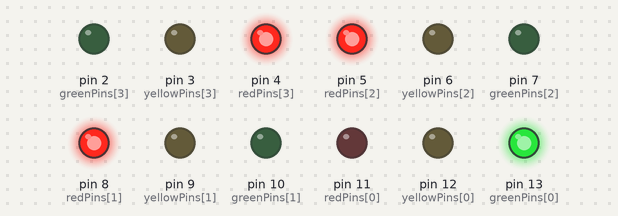
Recording of a sketch running on a simulated Arduino Uno, built with avr-gcc and run on an emulated ATmega328P. Shown: output pins drawn as LEDs (lit = HIGH).

Above: at 0.1 s.
At 6.1 s:
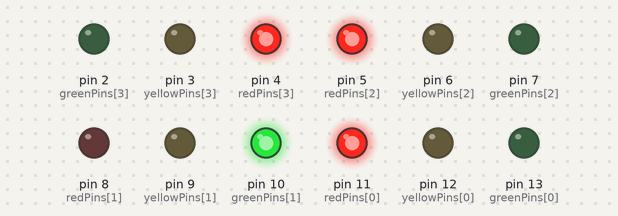
At 9.1 s:
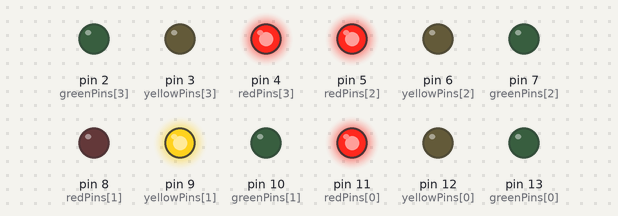
At 18.1 s:
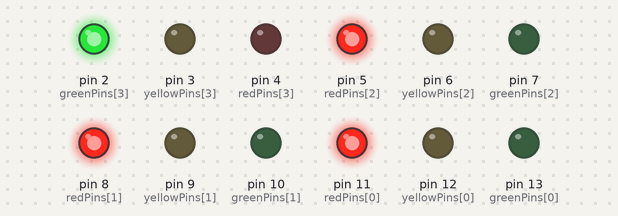
At 27.1 s:
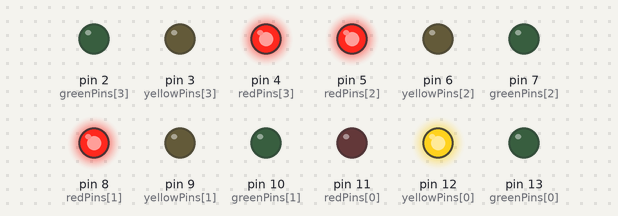
At 36.1 s:
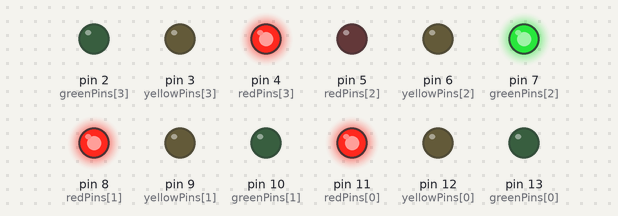
Timing chart, 0 to 40.0 s (numbered marks = the images above):
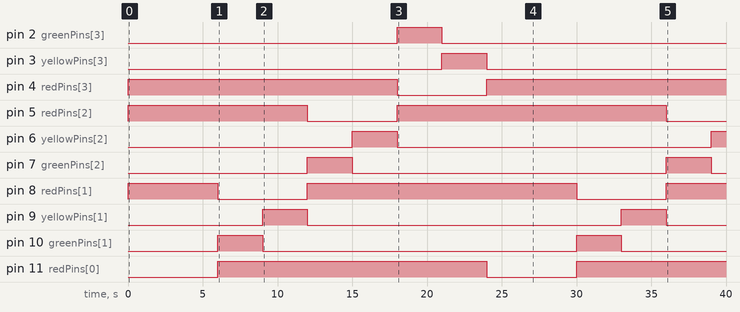

Measured:
- by itself, pin 2 (greenPins[3]): LOW → HIGH at 18.0 s, → LOW 3.0 s later
- by itself, pin 3 (yellowPins[3]): LOW → HIGH at 21.0 s, → LOW 3.0 s later
- by itself, pin 4 (redPins[3]): LOW → HIGH at 0.00 s, → LOW 18.0 s later, → HIGH 6.0 s later
- by itself, pin 5 (redPins[2]): LOW → HIGH at 0.00 s, → LOW 12.0 s later, → HIGH 6.0 s later, → LOW 18.0 s later
- by itself, pin 6 (yellowPins[2]): LOW → HIGH at 15.0 s, → LOW 3.0 s later, → HIGH 21.0 s later
- by itself, pin 8 (redPins[1]): goes HIGH 6.0 s, LOW 6.0 s, HIGH 18.0 s, LOW 6.0 s, then HIGH
- by itself, pin 11 (redPins[0]): LOW → HIGH at 6.0 s, → LOW 18.0 s later, → HIGH 6.0 s later
- by itself, pin 7 (greenPins[2]), pin 9 (yellowPins[1]), pin 10 (greenPins[1]), pin 12 (yellowPins[0]), pin 13 (greenPins[0]): alternates HIGH for 3.0 s and LOW for 21.0 s

The sketch:

part-2.hex.ino
```cpp
int redPins[]    = {11, 8, 5, 4};
int yellowPins[] = {12, 9, 6, 3};
int greenPins[]  = {13, 10, 7, 2};

void setup() {
  for (int i = 0; i < 4; i++) {
    pinMode(redPins[i], OUTPUT);
    pinMode(yellowPins[i], OUTPUT);
    pinMode(greenPins[i], OUTPUT);
  }
}

void allRed() {
  for (int i = 0; i < 4; i++) {
    digitalWrite(redPins[i], HIGH);
    digitalWrite(yellowPins[i], LOW);
    digitalWrite(greenPins[i], LOW);
  }
}

void greenPhase(int lane) {
  allRed();
  digitalWrite(redPins[lane], LOW);
  digitalWrite(greenPins[lane], HIGH);
  delay(3000);

  digitalWrite(greenPins[lane], LOW);
  digitalWrite(yellowPins[lane], HIGH);
  delay(3000);

  digitalWrite(yellowPins[lane], LOW);
  digitalWrite(redPins[lane], HIGH);
}

void loop() {
  for (int lane = 0; lane < 4; lane++) {
    greenPhase(lane);
  }
}
```
